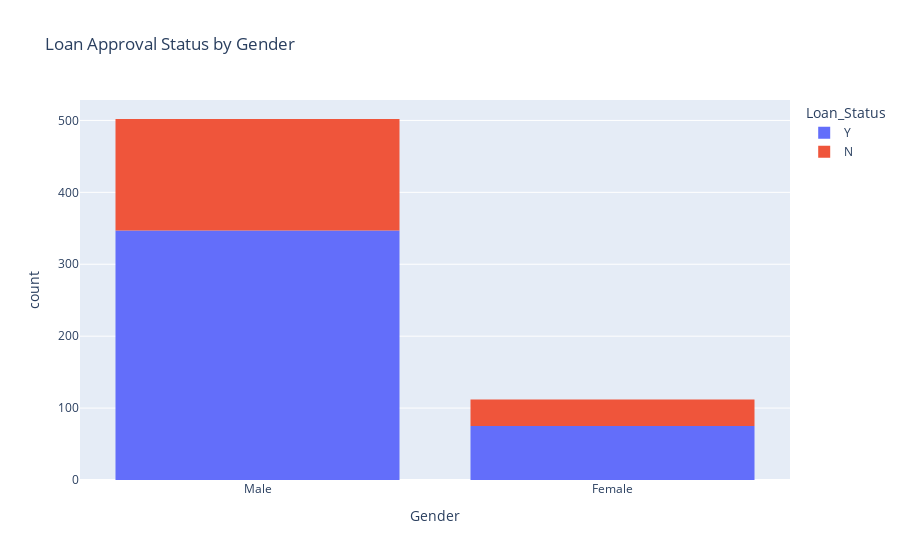
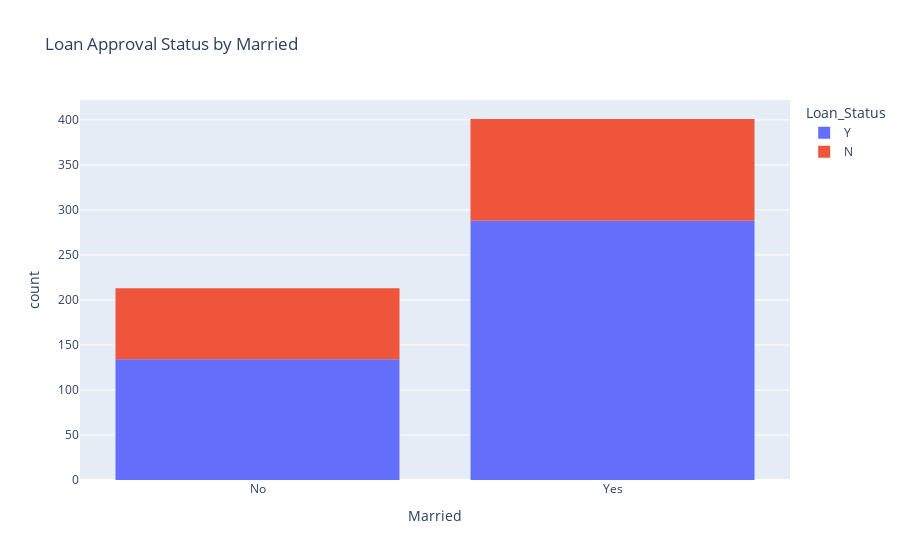
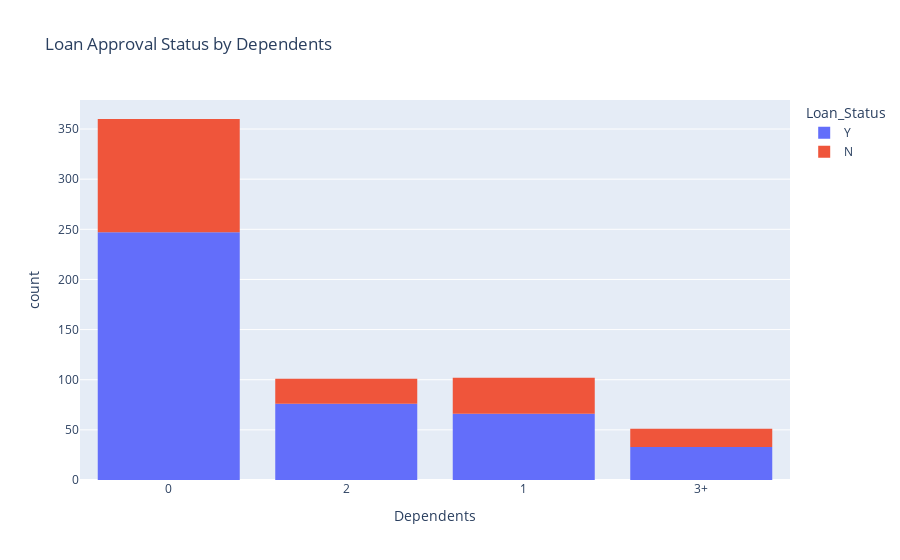
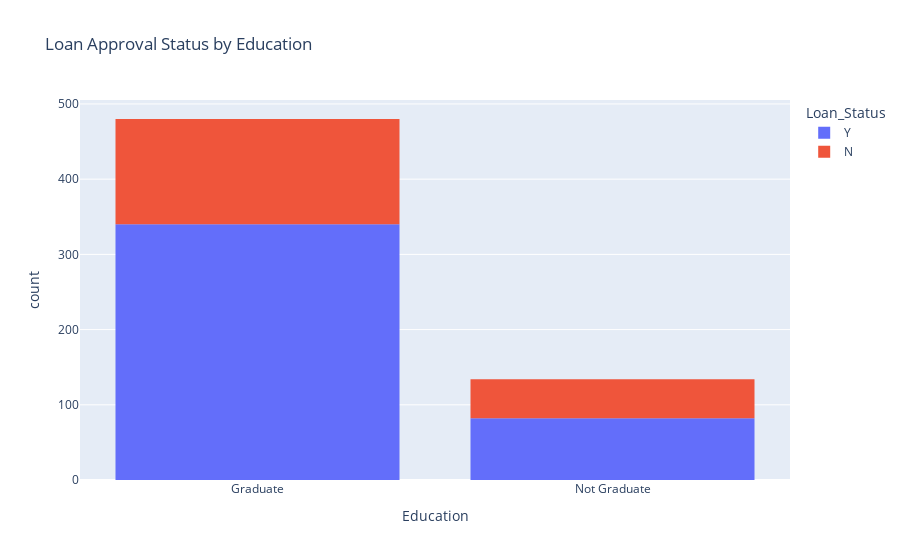

These figures' notebook cell, in order:
### Code cell
#I want to viualize loan approval status for every variable in the training data
#I will use countplot to visualize the loan approval status for every variable in the training data
# I will use plotly express to visualize the loan approval status for every variable in the training data
# I will use plotly express to visualize the loan approval status for every variable in the training data
# use columns Gender, Married, Dependents, Education, Self_Employed, Credit_History, Property_Area,
import plotly.express as px

variables = ['Gender', 'Married', 'Dependents', 'Education', 'Self_Employed', 'Credit_History', 'Property_Area']

for variable in variables:
    fig = px.histogram(train, x=variable, color='Loan_Status', title=f'Loan Approval Status by {variable}')
    fig.show()

### Figure 1 — Plotly figure (JSON) as saved in the notebook; plotly's stock layout.template omitted (floating-point values rounded to 4 significant figures; data arrays with more than 128 entries replaced by an {"elided": "..."} marker saying what was removed)
{"data": [{"alignmentgroup": "True", "bingroup": "x", "hovertemplate": "Loan_Status=Y<br>Gender=%{x}<br>count=%{y}<extra></extra>", "legendgroup": "Y", "marker": {"color": "#636efa", "pattern": {"shape": ""}}, "name": "Y", "offsetgroup": "Y", "orientation": "v", "showlegend": true, "type": "histogram", "x": {"elided": "422 str values"}, "xaxis": "x", "yaxis": "y"}, {"alignmentgroup": "True", "bingroup": "x", "hovertemplate": "Loan_Status=N<br>Gender=%{x}<br>count=%{y}<extra></extra>", "legendgroup": "N", "marker": {"color": "#EF553B", "pattern": {"shape": ""}}, "name": "N", "offsetgroup": "N", "orientation": "v", "showlegend": true, "type": "histogram", "x": {"elided": "192 str values"}, "xaxis": "x", "yaxis": "y"}], "layout": {"barmode": "relative", "legend": {"title": {"text": "Loan_Status"}, "tracegroupgap": 0}, "title": {"text": "Loan Approval Status by Gender"}, "xaxis": {"anchor": "y", "domain": [0, 1], "title": {"text": "Gender"}}, "yaxis": {"anchor": "x", "domain": [0, 1], "title": {"text": "count"}}}}

### Figure 2 — Plotly figure (JSON) as saved in the notebook; plotly's stock layout.template omitted (floating-point values rounded to 4 significant figures; data arrays with more than 128 entries replaced by an {"elided": "..."} marker saying what was removed)
{"data": [{"alignmentgroup": "True", "bingroup": "x", "hovertemplate": "Loan_Status=Y<br>Married=%{x}<br>count=%{y}<extra></extra>", "legendgroup": "Y", "marker": {"color": "#636efa", "pattern": {"shape": ""}}, "name": "Y", "offsetgroup": "Y", "orientation": "v", "showlegend": true, "type": "histogram", "x": {"elided": "422 str values"}, "xaxis": "x", "yaxis": "y"}, {"alignmentgroup": "True", "bingroup": "x", "hovertemplate": "Loan_Status=N<br>Married=%{x}<br>count=%{y}<extra></extra>", "legendgroup": "N", "marker": {"color": "#EF553B", "pattern": {"shape": ""}}, "name": "N", "offsetgroup": "N", "orientation": "v", "showlegend": true, "type": "histogram", "x": {"elided": "192 str values"}, "xaxis": "x", "yaxis": "y"}], "layout": {"barmode": "relative", "legend": {"title": {"text": "Loan_Status"}, "tracegroupgap": 0}, "title": {"text": "Loan Approval Status by Married"}, "xaxis": {"anchor": "y", "domain": [0, 1], "title": {"text": "Married"}}, "yaxis": {"anchor": "x", "domain": [0, 1], "title": {"text": "count"}}}}

### Figure 3 — Plotly figure (JSON) as saved in the notebook; plotly's stock layout.template omitted (floating-point values rounded to 4 significant figures; data arrays with more than 128 entries replaced by an {"elided": "..."} marker saying what was removed)
{"data": [{"alignmentgroup": "True", "bingroup": "x", "hovertemplate": "Loan_Status=Y<br>Dependents=%{x}<br>count=%{y}<extra></extra>", "legendgroup": "Y", "marker": {"color": "#636efa", "pattern": {"shape": ""}}, "name": "Y", "offsetgroup": "Y", "orientation": "v", "showlegend": true, "type": "histogram", "x": {"elided": "422 str values"}, "xaxis": "x", "yaxis": "y"}, {"alignmentgroup": "True", "bingroup": "x", "hovertemplate": "Loan_Status=N<br>Dependents=%{x}<br>count=%{y}<extra></extra>", "legendgroup": "N", "marker": {"color": "#EF553B", "pattern": {"shape": ""}}, "name": "N", "offsetgroup": "N", "orientation": "v", "showlegend": true, "type": "histogram", "x": {"elided": "192 str values"}, "xaxis": "x", "yaxis": "y"}], "layout": {"barmode": "relative", "legend": {"title": {"text": "Loan_Status"}, "tracegroupgap": 0}, "title": {"text": "Loan Approval Status by Dependents"}, "xaxis": {"anchor": "y", "domain": [0, 1], "title": {"text": "Dependents"}}, "yaxis": {"anchor": "x", "domain": [0, 1], "title": {"text": "count"}}}}

### Figure 4 — Plotly figure (JSON) as saved in the notebook; plotly's stock layout.template omitted (floating-point values rounded to 4 significant figures; data arrays with more than 128 entries replaced by an {"elided": "..."} marker saying what was removed)
{"data": [{"alignmentgroup": "True", "bingroup": "x", "hovertemplate": "Loan_Status=Y<br>Education=%{x}<br>count=%{y}<extra></extra>", "legendgroup": "Y", "marker": {"color": "#636efa", "pattern": {"shape": ""}}, "name": "Y", "offsetgroup": "Y", "orientation": "v", "showlegend": true, "type": "histogram", "x": {"elided": "422 str values"}, "xaxis": "x", "yaxis": "y"}, {"alignmentgroup": "True", "bingroup": "x", "hovertemplate": "Loan_Status=N<br>Education=%{x}<br>count=%{y}<extra></extra>", "legendgroup": "N", "marker": {"color": "#EF553B", "pattern": {"shape": ""}}, "name": "N", "offsetgroup": "N", "orientation": "v", "showlegend": true, "type": "histogram", "x": {"elided": "192 str values"}, "xaxis": "x", "yaxis": "y"}], "layout": {"barmode": "relative", "legend": {"title": {"text": "Loan_Status"}, "tracegroupgap": 0}, "title": {"text": "Loan Approval Status by Education"}, "xaxis": {"anchor": "y", "domain": [0, 1], "title": {"text": "Education"}}, "yaxis": {"anchor": "x", "domain": [0, 1], "title": {"text": "count"}}}}
